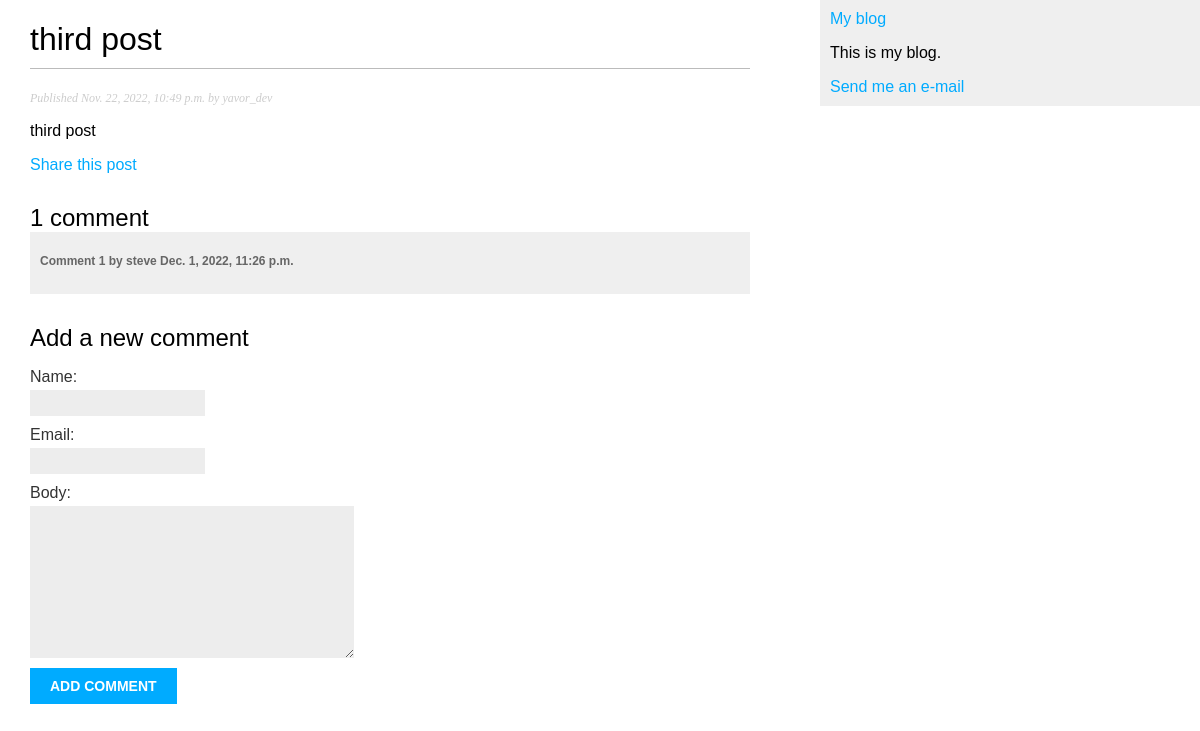
The app's page /blog/2022/11/22/third-post with its own data.
### blog/models.py (models this page shows, shortened)
class Post(models.Model):
	STATUS_CHOICES = (
		('draft', 'Draft'),
		('published', 'Published'),
	)
	title = models.CharField(max_length=250)
	slug = models.SlugField(max_length=250, unique_for_date='publish')
	author = models.ForeignKey(User, on_delete=models.CASCADE, related_name='blog_posts')
	body = models.TextField()
	publish = models.DateTimeField(default=timezone.now)
	created = models.DateTimeField(auto_now_add=True)
	updated = models.DateTimeField(auto_now=True)
	status = models.CharField(max_length=10, choices=STATUS_CHOICES, default='draft')
	objects = models.Manager() # The default manager
	published = PublishedManager() # Our custom manager
	class Meta:
		ordering = ('-publish',)

class Comment(models.Model):
	post = models.ForeignKey(Post, on_delete=models.CASCADE, related_name='comments')
	name = models.CharField(max_length=80)
	email = models.EmailField()
	body = models.TextField()
	created = models.DateTimeField(auto_now_add=True)
	updated = models.DateTimeField(auto_now=True)
	active = models.BooleanField(default=True)
	class Meta:
		ordering = ['created']
		indexes = [ models.Index(fields=['created']),]

### blog/views.py (the view)
# urls.py: path('<int:year>/<int:month>/<int:day>/<slug:post>',views.post_detail, name='post_detail'),
def post_detail(request,year, month, day, post):
	post = get_object_or_404(Post, slug=post, status='published', publish__year=year, publish__month=month, publish__day=day)
	comments = post.comments.filter(active=True)
	form = CommentForm()
	return render(request, 'blog/post/detail.html', {'post': post, 'comments': comments, 'form': form })

### blog/forms.py
class CommentForm(forms.ModelForm):
	class Meta:
		model = Comment
		fields = ['name', 'email', 'body']

### blog/templates/blog/post/detail.html (shortened to what this page needs)
{% extends "blog/base.html" %}
{% block content %}
   <h1>{{ post.title }}</h1>
   <p class="date">
   	Published {{ post.publish }} by {{ post.author }}
   </p>
   {{ post.body|linebreaks }}
   <p>
      <a href="{% url 'blog:post_share' post.id %}">
         Share this post
      </a>
   </p>
   {% with comments.count as total_comments %}
      <h2>{{ total_comments }} comment{{ total_comments|pluralize }}</h2>
   {% endwith %}
   {% for comment in comments %}
      <div class='comment'>
         <p class="info">
            Comment {{ forloop.counter }} by {{ comment.name }}
            {{ comment.created }}
         </p>
      </div>
      {% empty %}
         <p> There are no comments</p>
      {% endfor %}
      {% include "blog/post/includes/comment_form.html" %}
{% endblock %}

### blog/static/css/blog.css (style rules this page uses)
body { margin:0; padding:0; font-family:helvetica, sans-serif; }
a { color:#00abff; text-decoration:none; }
h1 { font-weight:normal; border-bottom:1px solid #bbb; padding:0 0 10px 0; }
h2 { font-weight:normal; margin:30px 0 0; }
p.date { color:#ccc; font-family: georgia, serif; font-size: 12px; font-style: italic; }
label { float:left; clear:both; color:#333; margin-bottom:4px; }
input, textarea { clear:both; float:left; margin:0 0 10px; background:#ededed; border:0; padding:6px 10px; font-size:12px; }
.comment { padding:10px; }
.comment:nth-child(even) { background:#efefef; }
.comment .info { font-weight:bold; font-size:12px; color:#666; }

### records on screen
Post: title "third post", publish "Nov. 22, 2022, 10:49 p.m.", author "yavor_dev", body "third post"
Comment: name "steve", created "Dec. 1, 2022, 11:26 p.m."

### other values on screen
{{ total_comments }} "1"
